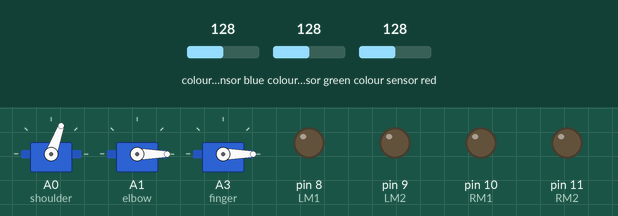
Recording of a sketch running on a simulated Arduino Uno, built with avr-gcc and run on an emulated ATmega328P. Shown: 3 × servo, output pins drawn as LEDs (lit = HIGH). Wiring (inferred from the names in the program): TCS3200 colour sensor: output pin 7; S2 pin 6; S3 pin 5; S0 pin 4; S1 pin 3. The test bench sets the inputs (shaded band); at power-on: colour sensor blue 128, colour sensor green 128, colour sensor red 128. Pins used as bus, display or sensor lines are not drawn; what the sketch prints to the serial monitor is not drawn.

Above: at 0.07 s.
At 3.21 s:
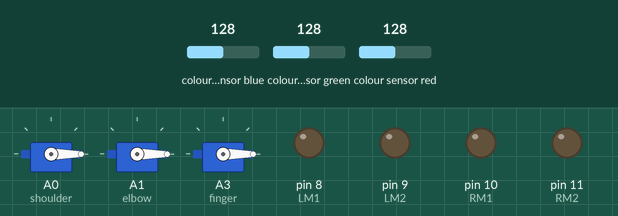
At 12.43 s:
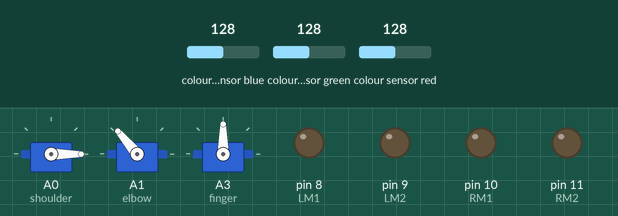
At 20.57 s:
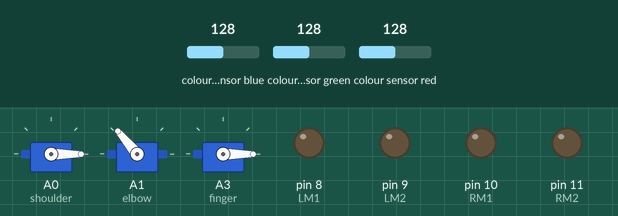
At 30.24 s:
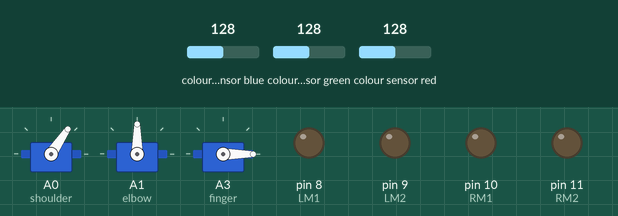
At 39.85 s:
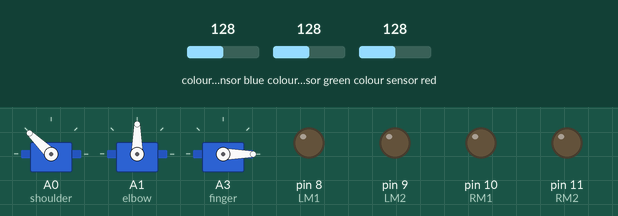
Timing chart, 0 to 40.0 s (numbered marks = the images above):
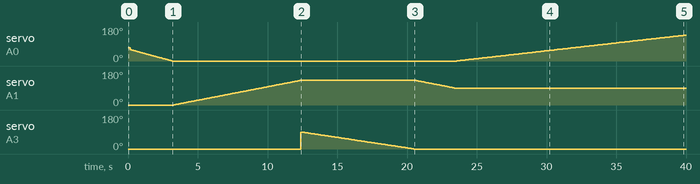

Measured:
- by itself, servo on A1 (elbow): rises from 0° to 130° in 9.0 s, then falls to 90° in 11.1 s
- by itself, servo on A3 (finger): 0° → 90° at 12.4 s, → 89° 0.09 s later, → 88° 0.09 s later, → 87° 0.09 s later, … (91 changes in this stretch)

The sketch:

practiceFINAL.ino
```cpp
#include<Servo.h>
#define LS 2// left sensor
#define RS 12// right sensor
#define MS 13// midle sensor
#define LM1 8// left motor
#define LM2 9// left motor
#define RM1 10// right motor
#define RM2 11// right motor


#define S0 4// frequency translation
#define S1 3// FREQUENCY TRANSLATION
#define S2 6// ACTIVATION
#define S3 5// ACTIVATION
#define sensorOut 7

Servo shoulder;
Servo elbow;
Servo finger;


int angle=0;

int redfrequency=0;
int greenfrequency=0;
int bluefrequency=0;
int redcolor=0;
int greencolor=0;
int bluecolor=0;

/*<-----Prototypes of fucntions used------->*/
int  isRed()  ;  // for color sensor code
int  isStop() ;  // to detect permanent STOP condition
void StopBot();  // to stop the bot altogether
void Move() ;    // normal functioning of bot
void Pick() ;    // robo arm code to pick the weed

/*<--------Function Definitions----------> */


int isRed()
  {
  digitalWrite(S2,LOW);
  digitalWrite(S3,LOW);
  redfrequency=pulseIn(sensorOut,LOW);
  redcolor=map(redfrequency,70,120,255,0);
  Serial.print("R=");
  Serial.print(redcolor);
  delay(50);   // red color

  digitalWrite(S2,HIGH);
  digitalWrite(S3,HIGH);
  greenfrequency=pulseIn(sensorOut,LOW);
  greencolor=map(greenfrequency,86,199,255,0);
  Serial.print("G=");
  Serial.print(greencolor);
  delay(50);   // green color

  digitalWrite(S2,LOW);
  digitalWrite(S3,HIGH);
  bluefrequency=pulseIn(sensorOut,LOW);
  bluecolor=map(bluefrequency,38,84,255,0);
  Serial.print("B=");
  Serial.print(bluecolor);
  delay(50);   // blue color

  if(redcolor>greencolor && redcolor>bluecolor)
   { Serial.println("RED DETECTED");
     return 1 ;
   }
  if(greencolor>redcolor && greencolor>bluecolor)
   { Serial.println("GREEN DETECTED");
     return 0 ;
   }
  if(bluecolor>redcolor && bluecolor>greencolor)
   { Serial.println("BLUE DETECTED");
     return 0 ;
   }
}

int isStop()
{  if(digitalRead(LS) && digitalRead(MS)  && digitalRead(RS)) // FINAL STOP CONDITION
     return 1;
   else return 0 ;
}

void StopBot()
{  digitalWrite(LM1,LOW) ;
   digitalWrite(LM2,LOW) ;
   digitalWrite(RM1,LOW) ;
   digitalWrite(RM2,LOW) ;
}

void Move()
{  if(digitalRead(LS) && !digitalRead(MS)  && digitalRead(RS)) //Move Forward
    {  digitalWrite(LM1,HIGH) ;
       digitalWrite(LM2,LOW) ;
       digitalWrite(RM1,HIGH) ;
       digitalWrite(RM2,LOW) ;
     }
  if(!digitalRead(LS) && !digitalRead(MS)  && digitalRead(RS)) //Move TURN
    { digitalWrite(LM1,HIGH) ;
      digitalWrite(LM2,LOW) ;
      digitalWrite(RM1,LOW) ;
      digitalWrite(RM2,LOW) ;
    }
  /*if(digitalRead(LS) && digitalRead(MS)  && digitalRead(RS)) //STOP
    { digitalWrite(LM1,LOW) ;
      digitalWrite(LM2,LOW) ;
      digitalWrite(RM1,LOW) ;
      digitalWrite(RM2,LOW) ;
    }*/

  if(!digitalRead(LS) && !digitalRead(MS)  && !digitalRead(RS)) // left TYRE right turn
    { digitalWrite(LM1,LOW) ;
      digitalWrite(LM2,LOW) ;
      digitalWrite(RM1,HIGH) ;
      digitalWrite(RM2,LOW) ;
    }
  if(digitalRead(LS) && digitalRead(MS)  && !digitalRead(RS)) // MOVE LEFT TURN
    { digitalWrite(LM1,LOW) ;
      digitalWrite(LM2,LOW) ;
      digitalWrite(RM1,HIGH) ;
      digitalWrite(RM2,LOW) ;
    }
  if(digitalRead(LS) && !digitalRead(MS)  && !digitalRead(RS)) //Move turn
        {
          digitalWrite(LM1,LOW) ;
          digitalWrite(LM2,LOW) ;
          digitalWrite(RM1,HIGH) ;
          digitalWrite(RM2,LOW) ;
        }
        if(!digitalRead(LS) && digitalRead(MS)  && digitalRead(RS)) //Move turn
        {
          digitalWrite(LM1,HIGH) ;
          digitalWrite(LM2,LOW) ;
          digitalWrite(RM1,LOW) ;
          digitalWrite(RM2,LOW) ;
        }
}
void Pick()
{  StopBot() ;


    for(angle=60;angle>=0;--angle)//picking
    {
      StopBot();
       shoulder.write(angle) ;
       delay(50) ;
    }
   for(angle=0;angle<=130;++angle)//picking
    {
      StopBot();
      elbow.write(angle) ;
      delay(70) ;
    }

   for(angle=90;angle>=0;--angle)//picking
   {
    StopBot();
     finger.write(angle) ;
     delay(90) ;
   }


   for(angle=130;angle>=90;--angle)//picking
    {
      StopBot();
      elbow.write(angle) ;
      delay(70) ;
    }

   for(angle=0; angle<=180;++angle)//dropping
   {
    StopBot();
     shoulder.write(angle) ;
     delay(120) ;
   }

   for(angle=0;angle<=90;++angle)//return
   {
    StopBot();
     finger.write(angle) ;
     delay(90) ;
   }
     for(angle=90;angle>=0;--angle)
   {
    StopBot();
     elbow.write(angle) ;
     delay(120) ;
   }
     for(angle=180;angle>=60;--angle)
   {
    StopBot();
     shoulder.write(angle) ;
     delay(120) ;
   }
  Move() ;
}


/* <-------- One-time-execute Function------->*/
void setup()
{

 pinMode(LS, INPUT);   // LFR SETUP
  pinMode(RS, INPUT);
  pinMode(MS, INPUT) ;
  pinMode(LM1, OUTPUT);
  pinMode(LM2, OUTPUT);
  pinMode(RM1, OUTPUT);
  pinMode(RM2, OUTPUT);

  pinMode(S0,OUTPUT);   // COLOR SENSOR SETUP
  pinMode(S1,OUTPUT);
  pinMode(S2,OUTPUT);
  pinMode(S3,OUTPUT);
  pinMode(sensorOut,INPUT);
  digitalWrite(S0,HIGH);
  digitalWrite(S1,LOW);
  Serial.begin(9600);

  shoulder.attach(A0);
  elbow.attach(A1);  // ROBO ARM SETUP
  finger.attach(A3);
  elbow.write(0) ;
  shoulder.write(70) ;
  finger.write(0)  ;
}


/*<----------Driver Function---------> */
void loop()
{
   if(isRed())
   { StopBot() ;
     Pick() ;
    // Beep() ;
   }
   if(isStop())
   { StopBot() ;
     //Beep() ;
   }
   else
     Move() ;
}
```
